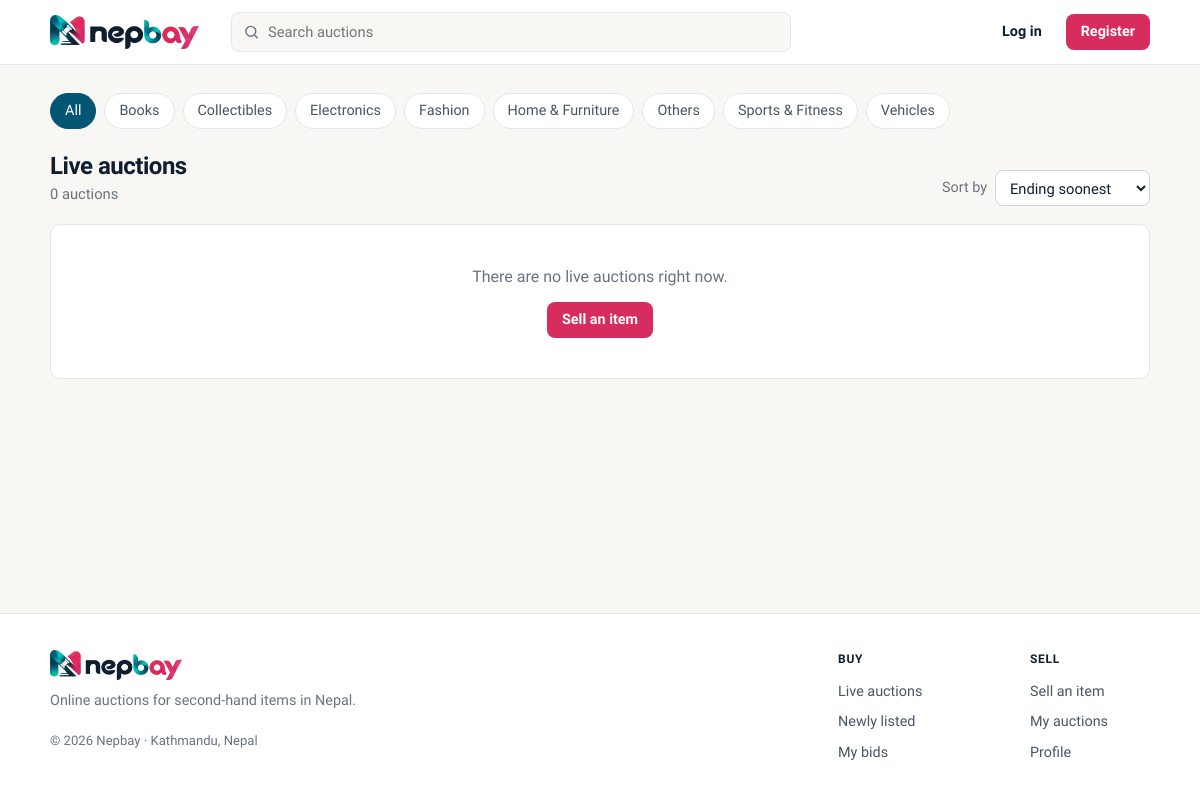
The page / on the database its author committed.
### tables this page shows
CREATE TABLE IF NOT EXISTS categories (
    id          INT UNSIGNED AUTO_INCREMENT PRIMARY KEY,
    name        VARCHAR(100) NOT NULL UNIQUE,
    description VARCHAR(255) NULL,
    created_at  DATETIME NOT NULL DEFAULT CURRENT_TIMESTAMP
);

### includes/db.php (called while the page is built)
<?php
function db(): PDO
{
    static $pdo = null;
    if ($pdo === null) {
        $dsn = 'mysql:host=' . DB_HOST . ';dbname=' . DB_NAME . ';charset=utf8mb4';
        $pdo = new PDO($dsn, DB_USER, DB_PASS, [
            PDO::ATTR_ERRMODE            => PDO::ERRMODE_EXCEPTION,
            PDO::ATTR_DEFAULT_FETCH_MODE => PDO::FETCH_ASSOC,
            PDO::ATTR_EMULATE_PREPARES   => false,
        ]);
        $pdo->exec("SET time_zone = '+05:45'");
    }
    return $pdo;
}

### includes/functions.php (called while the page is built, shortened)
<?php
function e(?string $text): string
{
    return htmlspecialchars($text ?? '', ENT_QUOTES, 'UTF-8');
}

### includes/auth.php (called while the page is built, shortened)
<?php
function current_user(): ?array
{
    static $user = false;
    if ($user === false) {
        $user = null;
    }
    return $user;
}
function is_logged_in(): bool
{
    return current_user() !== null;
}
function is_admin(): bool
{
    return is_logged_in() && current_user()['role'] === 'admin';
}

### index.php (the view, shortened to what this page needs)
<?php
$categories = db()->query('SELECT id, name FROM categories ORDER BY name')->fetchAll();
$search     = trim($_GET['q'] ?? '');
$categoryId = (int) ($_GET['category'] ?? 0);
$sort       = $_GET['sort'] ?? 'ending';
$sortOptions = [
    'ending'     => ['Ending soonest',      'a.end_time ASC'],
    'newest'     => ['Newly listed',        'a.created_at DESC'],
    'price_low'  => ['Price: low to high', 'price ASC'],
    'price_high' => ['Price: high to low', 'price DESC'],
];
$where  = ["a.status = 'active'", 'a.end_time > NOW()', "u.status = 'active'"];
$params = [];
$whereSql = implode(' AND ', $where);
$fromSql = "
    FROM auctions a
    JOIN products p   ON p.id = a.product_id
    JOIN categories c ON c.id = p.category_id
    JOIN users u      ON u.id = p.seller_id
    WHERE $whereSql
";
$perPage = 12;
$stmt = db()->prepare("SELECT COUNT(*) $fromSql");
$stmt->execute($params);
$totalAuctions = (int) $stmt->fetchColumn();
$totalPages = max(1, (int) ceil($totalAuctions / $perPage));
$page   = min(max(1, (int) ($_GET['page'] ?? 1)), $totalPages);
$offset = ($page - 1) * $perPage;
$orderBy = $sortOptions[$sort][1];
$stmt = db()->prepare("
    SELECT a.id, a.current_bid,
           COALESCE(a.current_bid, a.starting_price)   AS price,
           TIMESTAMPDIFF(SECOND, NOW(), a.end_time)    AS seconds_left,
           p.title, c.name AS category,
           (SELECT COUNT(*) FROM bids WHERE auction_id = a.id) AS bid_count,
           (SELECT file_name FROM product_images
            WHERE product_id = p.id ORDER BY sort_order LIMIT 1) AS image
    $fromSql
    ORDER BY $orderBy
    LIMIT $perPage OFFSET $offset
");
$stmt->execute($params);
$auctions = $stmt->fetchAll();
require __DIR__ . '/includes/header.php';
?>
<?php
$categoryName = '';
function category_link(int $id): string
{
    $query = array_filter(['q' => $_GET['q'] ?? '', 'sort' => $_GET['sort'] ?? '', 'category' => $id ?: '']);
    return BASE_URL . '/index.php' . ($query ? '?' . http_build_query($query) : '');
}
?>
<nav class="category-bar" aria-label="Categories">
    <a href="<?= category_link(0) ?>" class="<?= $categoryId === 0 ? 'current' : '' ?>"<?= $categoryId === 0 ? ' aria-current="page"' : '' ?>>All</a>
    <?php foreach ($categories as $c): ?>
        <a href="<?= category_link($c['id']) ?>" class="<?= $categoryId === $c['id'] ? 'current' : '' ?>"<?= $categoryId === $c['id'] ? ' aria-current="page"' : '' ?>><?= e($c['name']) ?></a>
    <?php endforeach; ?>
</nav>
<div class="results-head">
    <div>
        <h1>
            <?php if ($search !== ''): ?>
                Results for "<?= e($search) ?>"
            <?php elseif ($categoryName !== ''): ?>
                <?= e($categoryName) ?>
            <?php else: ?>
                Live auctions
            <?php endif; ?>
        </h1>
        <p class="muted">
            <?= $totalAuctions ?> <?= $totalAuctions === 1 ? 'auction' : 'auctions' ?>
        </p>
    </div>
    <form method="get" class="sort-form">
        <label for="sort">Sort by</label>
        <select id="sort" name="sort" onchange="this.form.submit()">
            <?php foreach ($sortOptions as $key => [$label]): ?>
                <option value="<?= $key ?>" <?= $sort === $key ? 'selected' : '' ?>><?= $label ?></option>
            <?php endforeach; ?>
        </select>
    </form>
</div>
<?php if (empty($auctions)): ?>
    <div class="empty">
        <?php if ($search !== '' || $categoryId > 0): ?>
            <p>No live auctions match your search.</p>
            <a href="<?= BASE_URL ?>/index.php">See all live auctions</a>
        <?php else: ?>
            <p>There are no live auctions right now.</p>
            <?php if (!is_admin()): ?>
                <a href="<?= BASE_URL ?>/sell.php" class="btn btn-small">Sell an item</a>
            <?php endif; ?>
        <?php endif; ?>
    </div>
<?php endif; ?>
<?php require __DIR__ . '/includes/footer.php'; ?>

### assets/css/style.css (style rules this page uses)
:root { --primary: #d72c5e; --primary-dark: #b81f4c; --navy: #035574; --navy-soft: #e6f0f3; --text: #0f1e2f; --text-soft: #4b5563; --muted: #6b7280; --border: #e3e6ea; --border-strong: #cfd4da; --bg: #f8f7f3; --surface-alt: #fafaf8; --white: #ffffff; --success-bg: #e8f5ec; --success-text: #1b6e36; --warning-bg: #fff4e0; --warning-text: #8a4f06; --error-bg: #fdecee; --error-text: #b4232f; --neutral-bg: #eef0f3; --radius: 8px; --radius-lg: 10px; }
* { box-sizing: border-box; margin: 0; padding: 0; }
body { font-family: "Plus Jakarta Sans", system-ui, -apple-system, "Segoe UI", Roboto, sans-serif; font-size: 16px; color: var(--text); background: var(--bg); line-height: 1.55; min-height: 100vh; display: flex; flex-direction: column; -webkit-font-smoothing: antialiased; }
h1, h2, h3 { line-height: 1.25; letter-spacing: -0.02em; }
a { color: var(--navy); text-decoration: none; }
.muted { color: var(--muted); }
.btn { display: inline-block; background: var(--primary); color: var(--white); border: 1px solid transparent; border-radius: var(--radius); padding: 10px 20px; font: inherit; font-weight: 600; line-height: 1.4; cursor: pointer; text-align: center; }
.btn-small { padding: 7px 14px; font-size: 0.9rem; }
label { display: block; font-weight: 600; font-size: 0.92rem; margin: 16px 0 6px; }
input[type="text"], input[type="email"], input[type="tel"], input[type="password"], input[type="number"], select, textarea { width: 100%; padding: 10px 12px; font: inherit; color: var(--text); background: var(--white); border: 1px solid var(--border-strong); border-radius: var(--radius); }
.category-bar { display: flex; flex-wrap: wrap; gap: 8px; margin: 0 0 22px; white-space: nowrap; }
.category-bar a { padding: 6px 14px; border-radius: 999px; font-size: 0.9rem; font-weight: 500; color: var(--text-soft); background: var(--white); border: 1px solid var(--border); }
.category-bar a.current { background: var(--navy); border-color: var(--navy); color: var(--white); }
.results-head { display: flex; justify-content: space-between; align-items: flex-end; gap: 16px; margin-bottom: 18px; }
.results-head h1 { font-size: 1.5rem; }
.results-head p { font-size: 0.92rem; margin-top: 2px; }
.sort-form { display: flex; align-items: center; gap: 8px; }
.sort-form label { margin: 0; font-weight: 400; color: var(--muted); font-size: 0.9rem; white-space: nowrap; }
.sort-form select { width: auto; padding: 7px 10px; font-size: 0.92rem; }
.empty { background: var(--white); border: 1px solid var(--border); border-radius: var(--radius-lg); padding: 40px 20px; text-align: center; color: var(--muted); }
.empty p { margin-bottom: 12px; }

### rows shown on the page
categories: name "Books"
categories: name "Collectibles"
categories: name "Electronics"
categories: name "Fashion"
categories: name "Home & Furniture"
categories: name "Others"
categories: name "Sports & Fitness"
categories: name "Vehicles"

### other values the page prints
$totalAuctions "0"
form field sort "Ending soonest"
